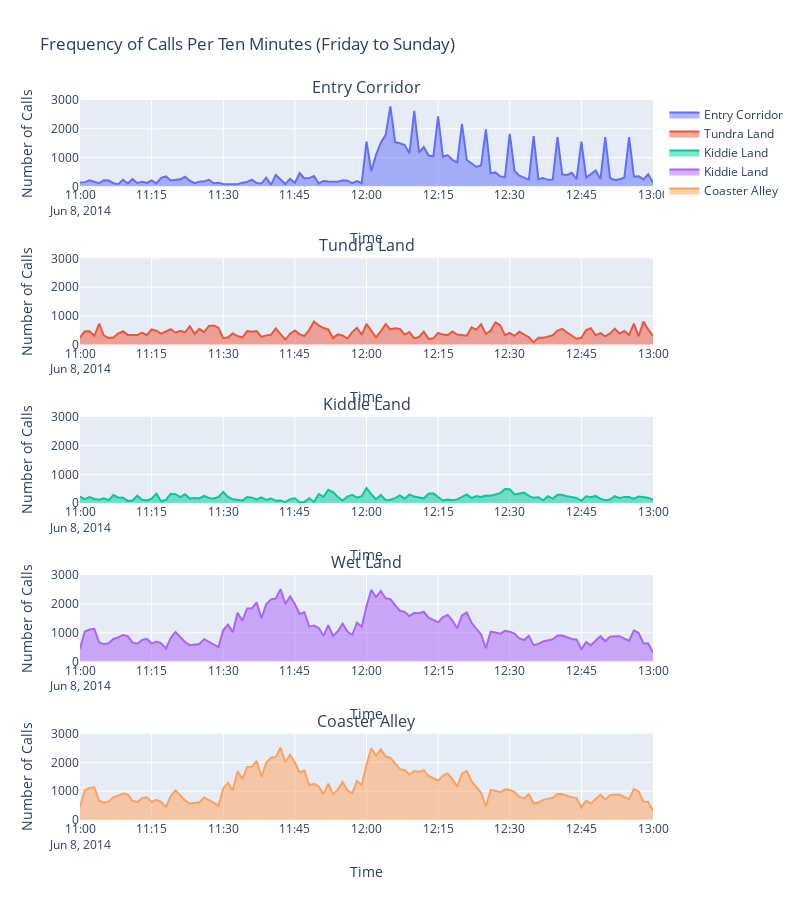

Source (notebook cell):
### Code cell
fig = make_subplots(rows=5, cols=1, subplot_titles=["Entry Corridor", "Tundra Land", "Kiddie Land", "Wet Land", "Coaster Alley"])

# EC plot (First row)
fig.add_trace(
    go.Scatter(x=comm_EC_noon_df['min'], 
               y=comm_EC_noon_df['Calls'], 
               mode='lines', name='Entry Corridor',
               fill='tozeroy',),
    row=1, col=1
)

# TL plot (Second row)
fig.add_trace(
    go.Scatter(x=comm_TL_noon_df['min'], 
               y=comm_TL_noon_df['Calls'], 
               mode='lines', name='Tundra Land',
               fill ='tozeroy',),
    row=2, col=1
)

# KL plot (Third row)
fig.add_trace(
    go.Scatter(x=comm_KL_noon_df['min'], 
               y=comm_KL_noon_df['Calls'], 
               mode='lines', name='Kiddie Land', 
               fill='tozeroy',),
    row=3, col=1
)

# WL plot (Fourth row)
fig.add_trace(
    go.Scatter(x=comm_WL_noon_df['min'], 
               y=comm_WL_noon_df['Calls'], 
               mode='lines', name='Kiddie Land', 
               fill='tozeroy',),
    row=4, col=1
)

# CA plot (Fifth row)
fig.add_trace(
    go.Scatter(x=comm_WL_noon_df['min'], 
               y=comm_WL_noon_df['Calls'], 
               mode='lines', name='Coaster Alley', 
               fill='tozeroy',),
    row=5, col=1
)

fig.update_layout(
    height=900, width=800, 
    title_text="Frequency of Calls Per Ten Minutes (Friday to Sunday)", 

    # Set y-axis ranges for each subplot
    yaxis=dict(range=[0, 3000], title='Number of Calls'),
    yaxis2=dict(range=[0, 3000], title='Number of Calls'),
    yaxis3=dict(range=[0, 3000], title='Number of Calls'),
    yaxis4=dict(range=[0, 3000], title='Number of Calls'),
    yaxis5=dict(range=[0, 3000], title='Number of Calls'),


    xaxis=dict(title='Time'),
    xaxis2=dict(title='Time'),
    xaxis3=dict(title='Time'),
    xaxis4=dict(title='Time'),
    xaxis5=dict(title='Time')

)

# Display the figure
fig.show()
